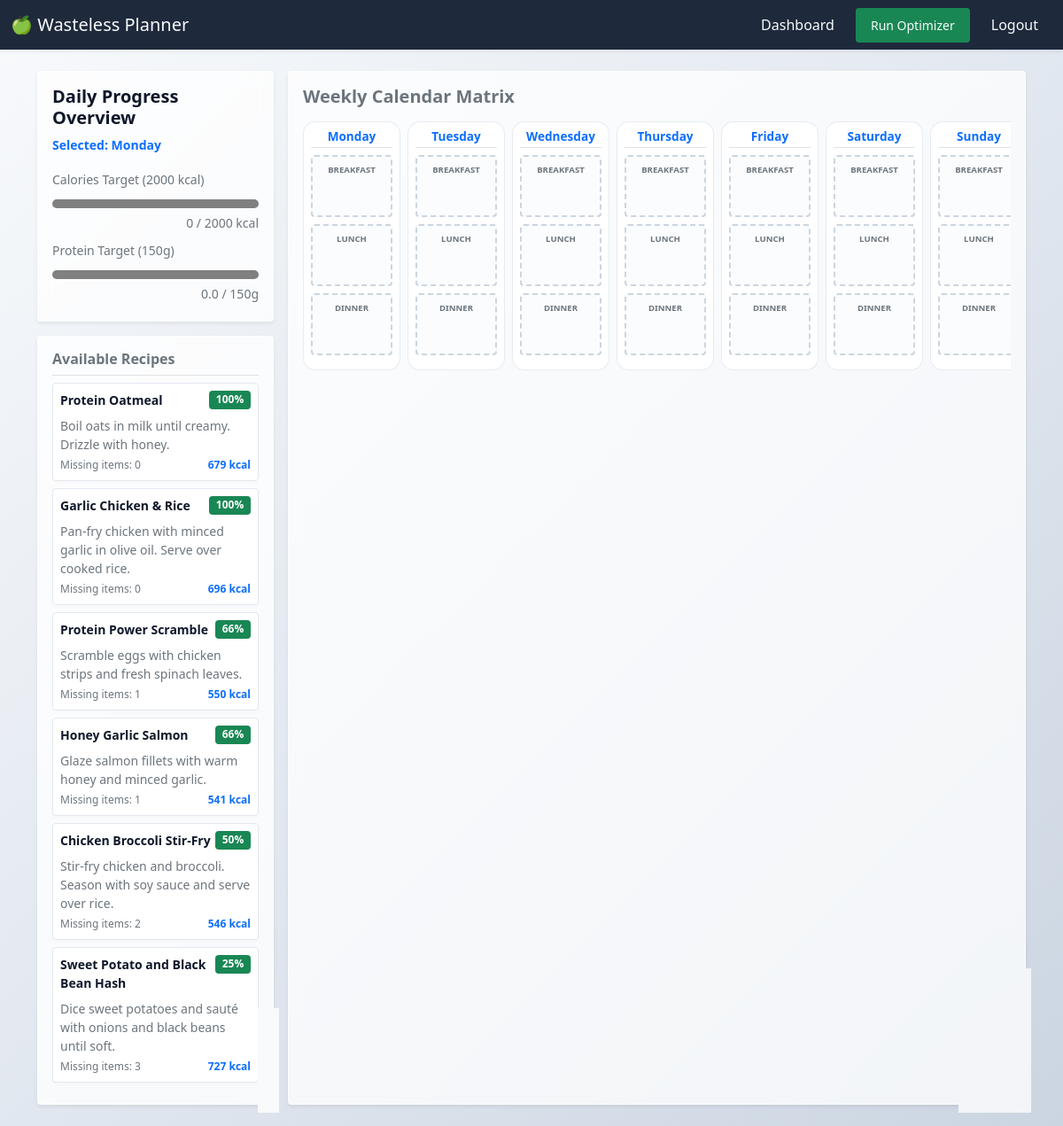
The app's page / (signed in) with its own data.
### planner/models.py (models this page shows, shortened)
class Recipe(models.Model):
    title = models.CharField(max_length=200, unique=True)
    instructions = models.TextField()
    prep_time = models.IntegerField(help_text="Time in minutes", validators=[MinValueValidator(1)])
    calories = models.IntegerField(validators=[MinValueValidator(0)], default=0)
    protein = models.DecimalField(max_digits=5, decimal_places=1, default=0.0, help_text="in grams")
    carbs = models.DecimalField(max_digits=5, decimal_places=1, default=0.0, help_text="in grams")
    fat = models.DecimalField(max_digits=5, decimal_places=1, default=0.0, help_text="in grams")
    created_at = models.DateTimeField(auto_now_add=True)

### planner/views.py (the view, shortened to what this page needs)
# urls.py: path('', views.dashboard_view, name='dashboard'),
@login_required
def dashboard_view(request):
    user = request.user
    today = timezone.now().date()
    pantry_items = PantryItem.objects.filter(user=user).select_related('ingredient')
    user_stock = {}
    expiring_items = []
    seen_ingredients = set()
    for item in pantry_items:
        ing_id = item.ingredient.id
        if ing_id not in user_stock:
            user_stock[ing_id] = Decimal("0.00")
        user_stock[ing_id] += item.quantity
        try:
            days_left = item.days_until_expiration()
        except Exception:
            days_left = 99
        if days_left <= 3 and ing_id not in seen_ingredients:
            expiring_items.append(item)
            seen_ingredients.add(ing_id)
    all_recipes = Recipe.objects.prefetch_related('recipe_ingredients__ingredient')
    recommended_recipes = []
    for recipe in all_recipes:
        requirements = recipe.recipe_ingredients.all()
        if not requirements:
            continue
        matched_ingredients = 0
        total_ingredients_count = len(requirements)
        for req in requirements:
            req_ing_id = req.ingredient.id
            if req_ing_id in user_stock and user_stock[req_ing_id] >= req.quantity:
                matched_ingredients += 1
        match_percentage = int((matched_ingredients / total_ingredients_count) * 100)
        if match_percentage >= 25:
            recommended_recipes.append({
                "recipe": recipe,
                "match_percentage": match_percentage,
                "missing_count": total_ingredients_count - matched_ingredients
            })
    recommended_recipes = get_recommended_recipes(request.user)
    calendar_days = [
        {"code": "MON", "name": "Monday"},
        {"code": "TUE", "name": "Tuesday"},
        {"code": "WED", "name": "Wednesday"},
        {"code": "THU", "name": "Thursday"},
        {"code": "FRI", "name": "Friday"},
        {"code": "SAT", "name": "Saturday"},
        {"code": "SUN", "name": "Sunday"},
    ]
    daily_macros = {
        "MON": {"calories": 0, "protein": 0.0},
        "TUE": {"calories": 0, "protein": 0.0},
        "WED": {"calories": 0, "protein": 0.0},
        "THU": {"calories": 0, "protein": 0.0},
        "FRI": {"calories": 0, "protein": 0.0},
        "SAT": {"calories": 0, "protein": 0.0},
        "SUN": {"calories": 0, "protein": 0.0},
    }
    saved_meals = MealPlan.objects.filter(user=user).select_related('recipe')
    day_map = {0: "MON", 1: "TUE", 2: "WED", 3: "THU", 4: "FRI", 5: "SAT", 6: "SUN"}
    context = {
        "pantry_items": pantry_items,
        "expiring_items": expiring_items,
        "recommended_recipes": recommended_recipes[:6],  # Constrain UI view window to top 6 hits
        "today": today,
        "calendar_days": calendar_days,
        "saved_meals": saved_meals,
        "daily_macros": daily_macros,
        "mon_cals": daily_macros["MON"]["calories"],
        "mon_prot": daily_macros["MON"]["protein"],
    }
    return render(request, "planner/index.html", context)

### planner/models.py (called while the page is built)
    def days_until_expiration(self):
        delta = self.expiration_date - timezone.now().date()
        return delta.days

### planner/templates/planner/index.html (shortened to what this page needs)
{% extends "planner/layout.html" %}
{% block body %}
<div class="d-flex flex-nowrap row g-3">
    <aside class="col-12 col-md-4 col-lg-3" id="macro-summary-panel">
        <div class="card p-3 shadow-sm mb-3">
            <h5 class="card-title fw-bold">Daily Progress Overview</h5>
            <p class="text-primary small fw-bold mb-3" id="active-day-tracker-label">Selected: Monday</p>
            <div class="mb-2">
                <label for="calories-progress" class="form-label mb-1 small text-muted">Calories Target (2000 kcal)</label>
                <progress id="calories-progress" class="w-100" value="{{ mon_cals }}" max="2000"></progress>
                <small class="text-muted d-block text-end" id="calories-text-value">{{ mon_cals }} / 2000 kcal</small>
            </div>
            <div class="mb-1">
                <label for="protein-progress" class="form-label mb-1 small text-muted">Protein Target (150g)</label>
                <progress id="protein-progress" class="w-100" value="{{ mon_prot }}" max="150"></progress>
                <small class="text-muted d-block text-end" id="protein-text-value">{{ mon_prot }} / 150g</small>
            </div>
        </div>
        <div class="card p-3 shadow-sm" id="recipe-pool">
        <h6 class="border-bottom pb-2 fw-bold text-secondary">Available Recipes</h6>
        {% if recommended_recipes %}
            {% for item in recommended_recipes %}
            <div class="recipe-card p-2 mb-2 border rounded bg-light" draggable="true" data-recipe-id="{{ item.recipe.id }}" data-calories="{{ item.recipe.calories }}" data-protein="{{ item.recipe.protein }}" style="cursor: grab;">
                <div class="d-flex justify-content-between align-items-start">
                <strong class="text-dark small">{{ item.recipe.title }}</strong>
                <span class="badge bg-success small">{{ item.match_percentage }}%</span>
                </div>
                <div class="text-secondary small mt-2">
                <p class="mb-1">{{ item.recipe.instructions }}</p>
                </div>
                <div class="text-muted mt-1 d-flex justify-content-between" style="font-size: 0.75rem;">
                <span>Missing items: {{ item.missing_count }}</span>
                <span class="text-primary fw-bold">{{ item.recipe.calories }} kcal</span>
                </div>
            </div>
            {% endfor %}
        {% else %}
            <p class="text-muted small text-center my-3">No recipe matches found (Min. 25% match required).</p>
        {% endif %}
        </div>
    </aside>
    <section class="col-12 col-md-8 col-lg-9" id="calendar-workspace">
        <div class="card p-3 shadow-sm h-100">
            <h2 class="h5 fw-bold mb-3 text-secondary">Weekly Calendar Matrix</h2>
            <div class="calendar-grid" style="display: grid; grid-template-columns: repeat(7, minmax(110px, 1fr)); gap: 0.5rem; overflow-x: auto;">
                {% for day in calendar_days %}
                <div class="calendar-day-column border rounded p-2 bg-white" data-day-code="{{ day.code }}" data-day-name="{{ day.name }}">
                    <h6 class="text-center text-primary border-bottom pb-1 fw-bold" style="font-size: 0.85rem;">{{ day.name }}</h6>
                    <div class="meal-slot border rounded p-2 my-2 bg-light text-center"
                         data-meal-type="Breakfast"
                         data-current-calories="{% for plan in saved_meals %}{% if plan.date_code == day.code and plan.meal_type == 'Breakfast' %}{{ plan.recipe.calories }}{% endif %}{% endfor %}"
                         data-current-protein="{% for plan in saved_meals %}{% if plan.date_code == day.code and plan.meal_type == 'Breakfast' %}{{ plan.recipe.protein }}{% endif %}{% endfor %}"
                         style="min-height: 70px;">
                        <small class="slot-label text-muted d-block fw-bold" style="font-size: 0.6rem;">BREAKFAST</small>
                    </div>
                    <div class="meal-slot border rounded p-2 my-2 bg-light text-center"
                         data-meal-type="Lunch"
                         data-current-calories="{% for plan in saved_meals %}{% if plan.date_code == day.code and plan.meal_type == 'Lunch' %}{{ plan.recipe.calories }}{% endif %}{% endfor %}"
                         data-current-protein="{% for plan in saved_meals %}{% if plan.date_code == day.code and plan.meal_type == 'Lunch' %}{{ plan.recipe.protein }}{% endif %}{% endfor %}"
                         style="min-height: 70px;">
                        <small class="slot-label text-muted d-block fw-bold" style="font-size: 0.6rem;">LUNCH</small>
                    </div>
                    <div class="meal-slot border rounded p-2 my-2 bg-light text-center"
                         data-meal-type="Dinner"
                         data-current-calories="{% for plan in saved_meals %}{% if plan.date_code == day.code and plan.meal_type == 'Dinner' %}{{ plan.recipe.calories }}{% endif %}{% endfor %}"
                         data-current-protein="{% for plan in saved_meals %}{% if plan.date_code == day.code and plan.meal_type == 'Dinner' %}{{ plan.recipe.protein }}{% endif %}{% endfor %}"
                         style="min-height: 70px;">
                        <small class="slot-label text-muted d-block fw-bold" style="font-size: 0.6rem;">DINNER</small>
                    </div>
                </div>
                {% endfor %}
            </div>
        </div>
    </section>
</div>
{% endblock %}

### planner/templates/planner/layout.html (shortened to what this page needs)
{% load static %}
<!DOCTYPE html>
<html lang="en">
<head>
    <link href="https://cdn.jsdelivr.net/npm/bootstrap@5.0.2/dist/css/bootstrap.min.css" rel="stylesheet">
    <link rel="stylesheet" href="{% static 'planner/css/styles.css' %}">
</head>
<body>
    <nav class="navbar navbar-expand-lg navbar-dark shadow-sm">
        <div class="container-fluid">
            <a class="navbar-brand" href="{% url 'dashboard' %}">&#x1F34F; Wasteless Planner</a>
            <div class="collapse navbar-collapse" id="mealPlannerNavbar">
                <ul class="navbar-nav ms-auto mb-2 mb-lg-0 align-items-lg-center">
                    {% if user.is_authenticated %}
                        <li class="nav-item">
                            <a class="nav-link px-3" href="{% url 'dashboard' %}">Dashboard</a>
                        </li>
                        <li class="nav-item">
                            <a class="nav-link btn btn-success btn-sm text-white px-3 my-2 my-lg-0 mx-lg-2" href="#" id="run-optimizer-btn">Run Optimizer</a>
                        </li>
                        <li class="nav-item">
                            <a class="nav-link px-3" href="{% url 'logout' %}">Logout</a>
                        </li>
                    {% endif %}
                </ul>
            </div>
        </div>
    </nav>
    <main class="container my-4">
        {% block body %}
        {% endblock %}
    </main>
</body>
</html>

### planner/static/planner/css/styles.css (style rules this page uses)
body { background: linear-gradient(135deg, #F8FAFC 0%, #E2E8F0 50%, #CBD5E1 100%) !important; background-attachment: fixed; color: #0F172A; }
.navbar { background-color: #1E293B !important; box-shadow: 0 4px 12px rgba(0, 0, 0, 0.05); }
.navbar .nav-link, .navbar .navbar-brand { color: #F8FAFC !important; }
.card { background: rgba(255, 255, 255, 0.75) !important; border: 1px solid rgba(255, 255, 255, 0.6) !important; backdrop-filter: blur(10px); }
.calendar-day-column { background: rgba(255, 255, 255, 0.9) !important; border: 1px solid rgba(226, 232, 240, 0.8) !important; border-radius: 14px !important; transition: transform 0.2s ease; }
#recipe-pool { background: rgba(255, 255, 255, 0.8) !important; }
.recipe-card { display: block; width: 100%; box-sizing: border-box; transition: transform 0.15s ease, opacity 0.15s ease; }
#recipe-pool .recipe-card { background-color: #ffffff !important; border: 1px solid #e2e8f0 !important; color: #0F172A !important; box-shadow: 0 2px 4px rgba(0, 0, 0, 0.02); }
#recipe-pool .recipe-card strong { color: #0F172A !important; }
.meal-slot { background-color: rgba(247, 250, 252, 0.6) !important; border: 2px dashed #cbd5e0 !important; transition: all 0.2s ease-in-out; }
progress { accent-color: #48bb78; height: 10px; border-radius: 5px; overflow: hidden; background-color: #edf2f7; border: none; }

### records on screen
Recipe: recipe "Protein Oatmeal", match_percentage "100", recipe.instructions "Boil oats in milk until creamy. Drizzle with honey.", missing_count "0", recipe.calories "679"
Recipe: recipe "Garlic Chicken & Rice", match_percentage "100", recipe.instructions "Pan-fry chicken with minced garlic in olive oil. Serve over cooked rice.", missing_count "0", recipe.calories "696"
Recipe: recipe "Protein Power Scramble", match_percentage "66", recipe.instructions "Scramble eggs with chicken strips and fresh spinach leaves.", missing_count "1", recipe.calories "550"
Recipe: recipe "Honey Garlic Salmon", match_percentage "66", recipe.instructions "Glaze salmon fillets with warm honey and minced garlic.", missing_count "1", recipe.calories "541"
Recipe: recipe "Chicken Broccoli Stir-Fry", match_percentage "50", recipe.instructions "Stir-fry chicken and broccoli. Season with soy sauce and serve over rice.", missing_count "2", recipe.calories "546"
Recipe: recipe "Sweet Potato and Black Bean Hash", match_percentage "25", recipe.instructions "Dice sweet potatoes and sauté with onions and black beans until soft.", missing_count "3", recipe.calories "727"

### other values on screen
{{ mon_cals }} "0"
{{ mon_prot }} "0.0"
{{ day.name }} "Monday" "Tuesday" "Wednesday" "Thursday" "Friday" "Saturday" "Sunday"
